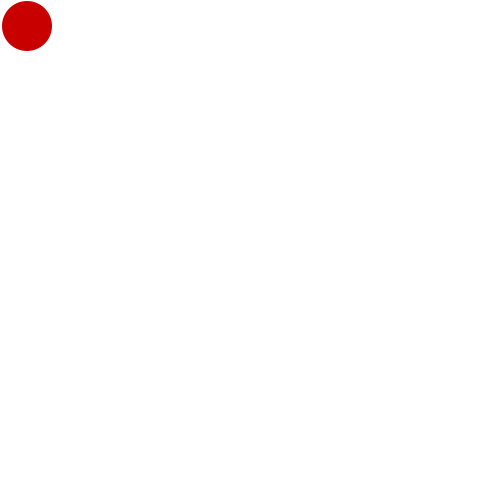
Frame 1 (no input)
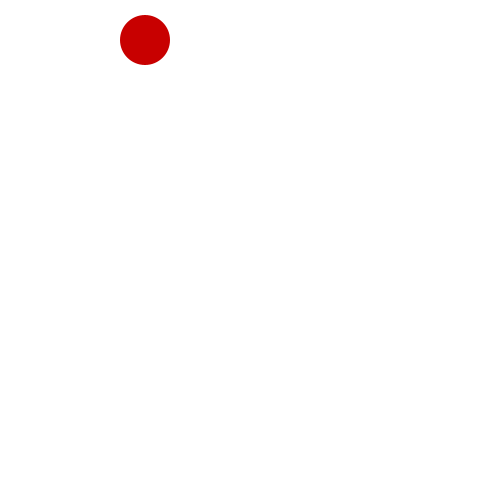
Frame 60 (the mouse pressed at the canvas centre just before this capture)
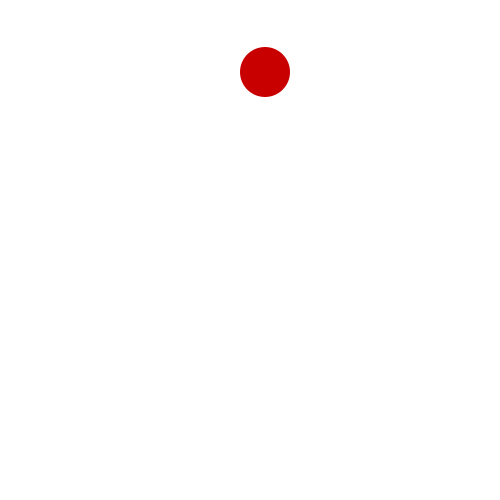
Frame 120 (the mouse held since frame 60 and released just before this capture)

The Processing sketch that drew these frames (run headless with seeded random() and noise(); from frame 60 on, the mouse is pressed at the canvas centre):

// Processing sketch: processing_105111
// ── processing_105111.pde

//Declarations: 

float xpos; //declare a variable for x
float ypos; //declare a variable for y
float xs; //declare a variable for x
float ys; //declare a variable for y
int radius; //radius!!
  // Global gravity variable
float gravity = 1; 

//Setup

void setup() {
  size(500, 500);

  xs = 2; //initialize x speed 

  xpos = 25;
  ypos = 25;
  radius = 50;
  
 
}


//Draw

void draw() {
    ys = ys + gravity; //initialize y speed
  noStroke();
  background(255, 255, 255);
  fill(200, 0, 0);

  xpos = xpos + xs;
  if ((xpos >= width-radius/2) || (xpos  <= radius/2)) {
    xs = xs * -1; 
  }

   ypos = ypos + ys;
  if ((ypos >= height-radius/2) || (ypos <= radius/2)) {
    ys = ys * -1;
   }
  
  if (ypos>=height-radius/2&&ys<=0) {
 
    ypos=height-radius/2;
  }
    ellipse(xpos, ypos, radius, radius); //draw a circle
  }
